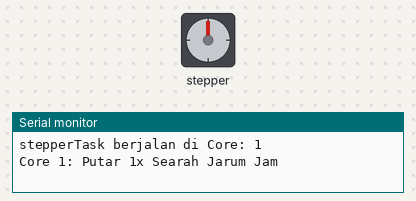
Bench run of a sketch on a simulated ESP32. Parts: stepper motor, the last lines printed to the serial monitor. Wiring (inferred from the names in the program): stepper motor driver (200 steps per turn assumed): step GPIO 38; direction GPIO 40.

Above: at 1.05 s.
At 1.2 s:
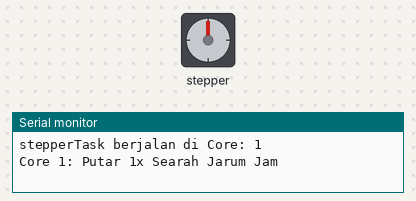
At 3.25 s:
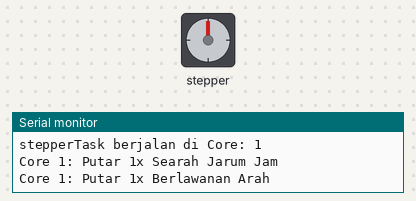
At 5.4 s:
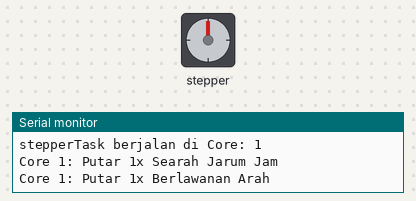
Timing chart, 0 to 6.7 s (numbered marks = the images above):
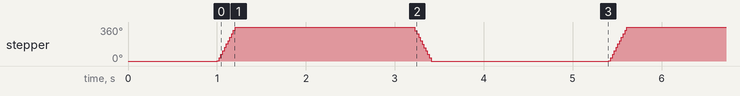

The sketch:

MotorStepper_Test.ino
```cpp
#include <Arduino.h>

#define STEP_PIN 38
#define DIR_PIN  40
#define STEPS_PER_REV 200
#define CORE_TO_RUN 1

void stepperTask(void * pvParameters) {
  String coreID = String(xPortGetCoreID());
  Serial.print("stepperTask berjalan di Core: ");
  Serial.println(coreID);

  pinMode(STEP_PIN, OUTPUT);
  pinMode(DIR_PIN, OUTPUT);

  for (;;) {
    Serial.println("Core " + coreID + ": Putar 1x Searah Jarum Jam");
    digitalWrite(DIR_PIN, HIGH);

    for (int i = 0; i < STEPS_PER_REV; i++) {
      digitalWrite(STEP_PIN, HIGH);
      delayMicroseconds(500);
      digitalWrite(STEP_PIN, LOW);
      delayMicroseconds(500);
    }

    vTaskDelay(2000 / portTICK_PERIOD_MS);

    Serial.println("Core " + coreID + ": Putar 1x Berlawanan Arah");
    digitalWrite(DIR_PIN, LOW);

    for (int i = 0; i < STEPS_PER_REV; i++) {
      digitalWrite(STEP_PIN, HIGH);
      delayMicroseconds(500);
      digitalWrite(STEP_PIN, LOW);
      delayMicroseconds(500);
    }

    vTaskDelay(2000 / portTICK_PERIOD_MS);
  }
}

void setup() {
  Serial.begin(115200);
  vTaskDelay(1000 / portTICK_PERIOD_MS);

  xTaskCreatePinnedToCore(
      stepperTask,
      "StepperTask",
      2048,
      NULL,
      2,
      NULL,
      CORE_TO_RUN
  );

  Serial.println("Task Stepper telah dibuat untuk berjalan di Core " + String(CORE_TO_RUN));
}

void loop() {
  vTaskDelay(1000 / portTICK_PERIOD_MS);
}
```

Measured:
- by itself, stepper: turns 360° clockwise in 0.20 s, then 360° counter-clockwise in 0.20 s, repeating every 4.4 s
